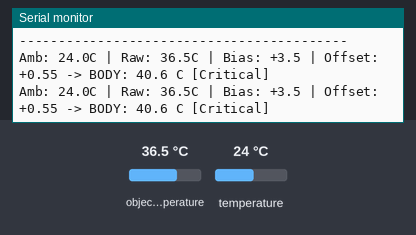
Bench run of a sketch on a simulated Arduino Uno, built with avr-gcc and run on an emulated ATmega328P. On the bench: the last lines printed to the serial monitor. The test bench sets the inputs (shaded band); at power-on: object temperature 36.5 °C, temperature 24 °C.

Above: at 1.2 s.
1.3 s: object temperature set to 20 °C
At 2.2 s:
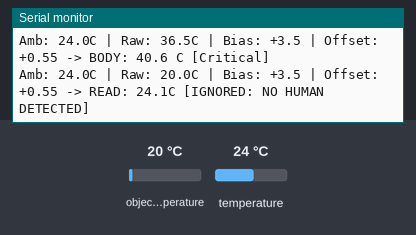
3.8 s: object temperature set to 32 °C
At 5.1 s:
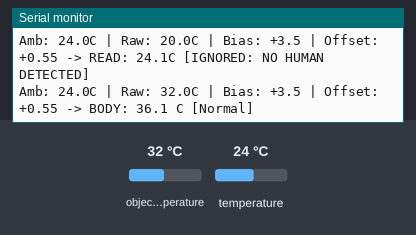
6.7 s: object temperature set to 39 °C
At 8.0 s:
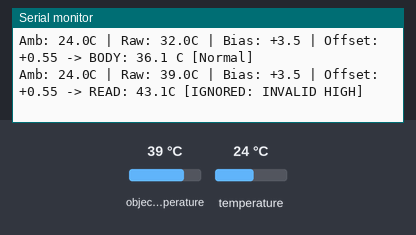
9.6 s: temperature set to 12 °C
At 10.0 s:
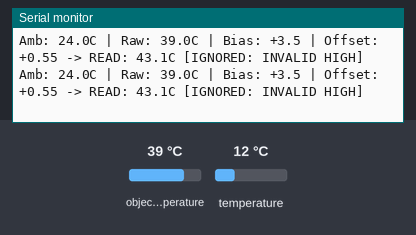

The sketch:

bodytemp_test.ino
```cpp
/*
  Medical Grade Body Temperature Algorithm (MLX90614)
  ---------------------------------------------------
  Features:
  1. Signal Smoothing: Averages 10 samples to reduce noise.
  2. Calibration Bias: Corrects sensor-to-skin difference.
  3. Dynamic Ambient Compensation: Small offset (≤ +1.0C).
  4. Smart Human Detection.
  5. Fever Classification.
*/

#include <Wire.h>
#include <Adafruit_MLX90614.h>

Adafruit_MLX90614 mlx = Adafruit_MLX90614();

// Settings
const int SAMPLES_PER_READING = 10;
const float HUMAN_MIN_VALID_TEMP = 35.0;
const float HUMAN_MAX_VALID_TEMP = 43.0;

// 🔧 CALIBRATION BIAS (based on your IR thermometer)
const float CALIBRATION_BIAS = 3.5;   // fine-tune ±0.1 if needed

void setup() {
  Serial.begin(115200);
  while (!Serial && millis() < 2000);

  Wire.begin();
  Wire.setWireTimeout(3000, true);

  Serial.println("==========================================");
  Serial.println("  SMART BODY TEMP MONITOR (CALIBRATED)");
  Serial.println("==========================================");
  Serial.print("Initializing Sensor... ");

  if (!mlx.begin()) {
    Serial.println("FAILED!");
    Serial.println("ERROR: MLX90614 not detected. Check I2C wiring.");
    while (1);
  }
  Serial.println("SUCCESS!");
  Serial.println("------------------------------------------");
}

/* -------- REDUCED AMBIENT OFFSET (MAX +1.00C) -------- */
float calculateDynamicOffset(float ambientTemp) {

  if (ambientTemp <= 15.0) {
    return 1.0;
  }
  else if (ambientTemp <= 25.0) {
    // Map 15C → 25C : 1.0 → 0.5
    return 1.0 - ((ambientTemp - 15.0) * (0.5 / 10.0));
  }
  else if (ambientTemp <= 30.0) {
    // Map 25C → 30C : 0.5 → 0.2
    return 0.5 - ((ambientTemp - 25.0) * (0.3 / 5.0));
  }
  else {
    return 0.1;
  }
}

void loop() {
  float sumObj = 0;
  float sumAmb = 0;

  // 1. ACQUIRE SAMPLES (Smoothing)
  for (int i = 0; i < SAMPLES_PER_READING; i++) {
    sumObj += mlx.readObjectTempC();
    sumAmb += mlx.readAmbientTempC();
    delay(20);
  }

  float avgObj = sumObj / SAMPLES_PER_READING;
  float avgAmb = sumAmb / SAMPLES_PER_READING;

  // 2. APPLY ALGORITHM
  float offset = calculateDynamicOffset(avgAmb);
  offset = constrain(offset, 0.0, 1.0);   // safety clamp

  float bodyTemp = avgObj + CALIBRATION_BIAS + offset;

  // 3. OUTPUT
  Serial.print("Amb: "); Serial.print(avgAmb, 1);
  Serial.print("C | Raw: "); Serial.print(avgObj, 1);
  Serial.print("C | Bias: +"); Serial.print(CALIBRATION_BIAS, 1);
  Serial.print(" | Offset: +"); Serial.print(offset, 2);

  if (bodyTemp < HUMAN_MIN_VALID_TEMP) {
    Serial.print(" -> READ: "); Serial.print(bodyTemp, 1);
    Serial.println("C [IGNORED: NO HUMAN DETECTED]");
  }
  else if (bodyTemp > HUMAN_MAX_VALID_TEMP) {
    Serial.print(" -> READ: "); Serial.print(bodyTemp, 1);
    Serial.println("C [IGNORED: INVALID HIGH]");
  }
  else {
    Serial.print(" -> BODY: ");
    Serial.print(bodyTemp, 1);
    Serial.print(" C [");

    if (bodyTemp <= 37.2) Serial.print("Normal");
    else if (bodyTemp <= 38.0) Serial.print("Slight fever");
    else Serial.print("Critical");

    Serial.println("]");
  }

  delay(500);
}
```

Measured:
- after the input at 1.3 s, the serial monitor: prints a new line after 0.36 s (image 1)
- after the input at 3.8 s, the serial monitor: prints a new line after 0.74 s (image 2)
- after the input at 6.7 s, the serial monitor: prints a new line after 0.71 s (image 3)
